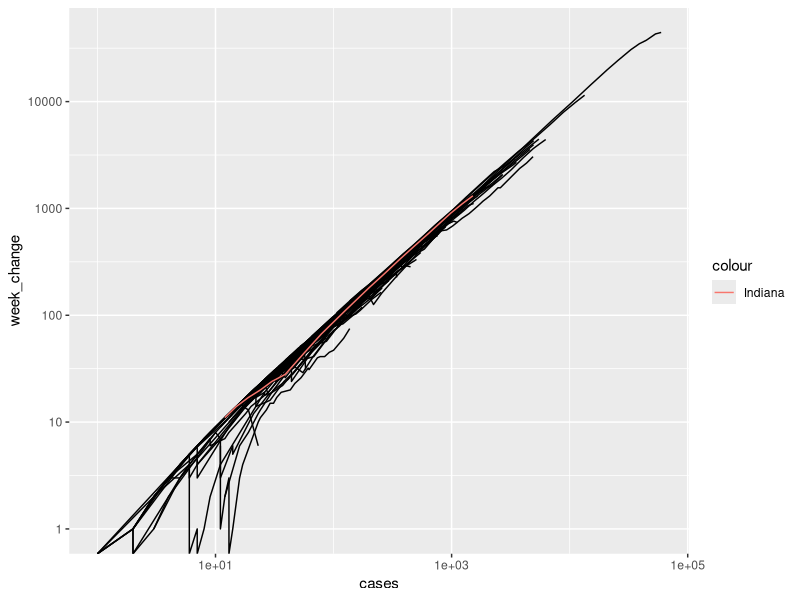

Recreate this plot in R.
rm(list=ls()) # clear out variables

library(tidyverse)

us_states<-read_csv("us-states.csv")


us_states<-us_states%>%arrange(state,date)
state_names<-unique(us_states$state)


dum2<-c()
for (state_name in state_names) {
  
  dum<-us_states%>%filter(state==state_name)%>%arrange(date)
  
  change_week<-c(rep(NA,nrow(dum)))
  if (nrow(dum)>7) {
    
    for (i in 8:nrow(dum)) {
      nprev<-dum$cases[i-7]
      change_week[i]<-dum$cases[i]-nprev
    }
  }
  dum2<-append(dum2,change_week)

  print(paste(state_name,length(dum2)))
}

us_states<-us_states%>%add_column(week_change=dum2)

print( ggplot(us_states,aes(x=cases))+
         geom_line(aes(group=state,y=week_change))+
         scale_x_log10()+scale_y_log10()+
         geom_line(data=us_states%>%filter(state=="Indiana"),aes(x=cases,y=week_change,color="Indiana"))
)